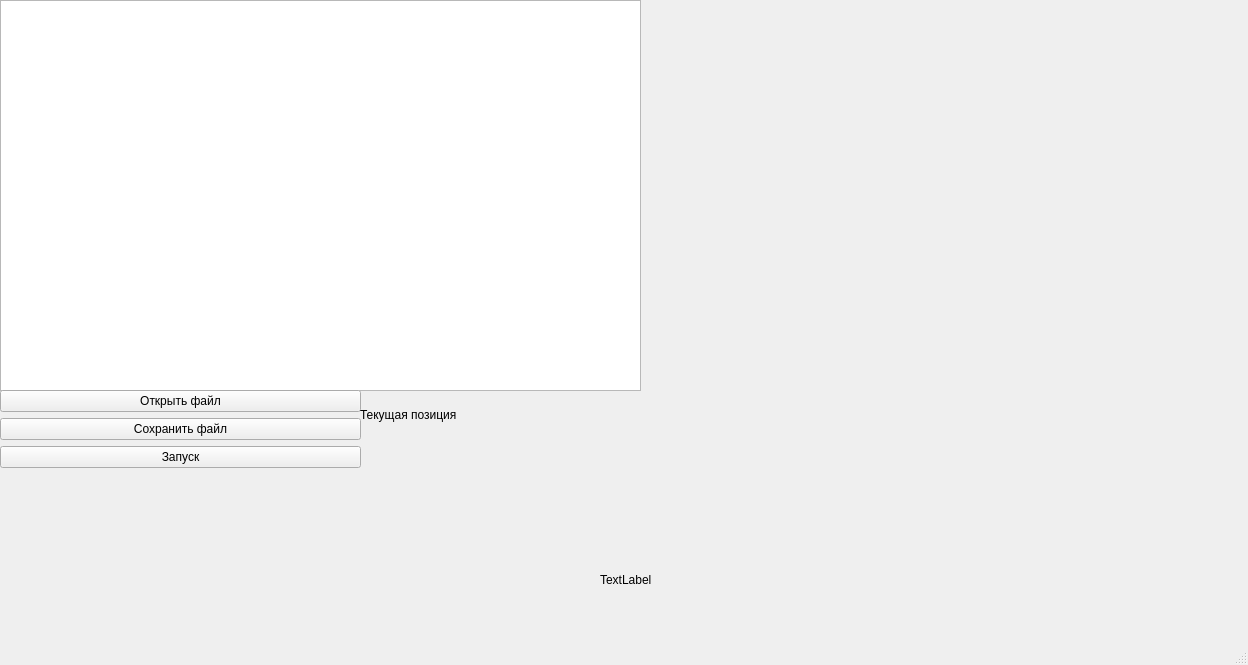
<?xml version="1.0" encoding="UTF-8"?>
<ui version="4.0">
 <class>MainWindow</class>
 <widget class="QMainWindow" name="MainWindow">
  <property name="geometry">
   <rect>
    <x>0</x>
    <y>0</y>
    <width>1248</width>
    <height>665</height>
   </rect>
  </property>
  <property name="palette">
   <palette>
    <active/>
    <inactive/>
    <disabled/>
   </palette>
  </property>
  <property name="windowTitle">
   <string>MainWindow</string>
  </property>
  <widget class="QWidget" name="centralwidget">
   <property name="palette">
    <palette>
     <active/>
     <inactive/>
     <disabled/>
    </palette>
   </property>
   <widget class="QTextEdit" name="textEdit">
    <property name="geometry">
     <rect>
      <x>0</x>
      <y>0</y>
      <width>641</width>
      <height>391</height>
     </rect>
    </property>
   </widget>
   <widget class="QWidget" name="layoutWidget">
    <property name="geometry">
     <rect>
      <x>0</x>
      <y>390</y>
      <width>361</width>
      <height>221</height>
     </rect>
    </property>
    <layout class="QVBoxLayout" name="verticalLayout">
     <item>
      <widget class="QPushButton" name="pushButton">
       <property name="text">
        <string>Открыть файл</string>
       </property>
      </widget>
     </item>
     <item>
      <widget class="QPushButton" name="pushButton_3">
       <property name="text">
        <string>Сохранить файл</string>
       </property>
      </widget>
     </item>
     <item>
      <widget class="QPushButton" name="pushButton_2">
       <property name="text">
        <string>Запуск</string>
       </property>
      </widget>
     </item>
     <item>
      <widget class="QLabel" name="label">
       <property name="text">
        <string/>
       </property>
       <property name="alignment">
        <set>Qt::AlignCenter</set>
       </property>
      </widget>
     </item>
    </layout>
   </widget>
   <widget class="QWidget" name="layoutWidget">
    <property name="geometry">
     <rect>
      <x>360</x>
      <y>390</y>
      <width>124</width>
      <height>105</height>
     </rect>
    </property>
    <layout class="QVBoxLayout" name="verticalLayout_2">
     <item>
      <widget class="QLabel" name="label_3">
       <property name="text">
        <string>Текущая позиция</string>
       </property>
      </widget>
     </item>
     <item>
      <widget class="QLabel" name="label_2">
       <property name="font">
        <font>
         <bold>true</bold>
        </font>
       </property>
       <property name="styleSheet">
        <string notr="true"/>
       </property>
       <property name="text">
        <string>&lt;html&gt;&lt;head/&gt;&lt;body&gt;&lt;p align=&quot;center&quot;&gt;&lt;span style=&quot; font-weight:400;&quot;&gt;&lt;br/&gt;&lt;/span&gt;&lt;/p&gt;&lt;/body&gt;&lt;/html&gt;</string>
       </property>
       <property name="alignment">
        <set>Qt::AlignCenter</set>
       </property>
      </widget>
     </item>
    </layout>
   </widget>
   <widget class="QLabel" name="label_4">
    <property name="geometry">
     <rect>
      <x>600</x>
      <y>570</y>
      <width>63</width>
      <height>20</height>
     </rect>
    </property>
    <property name="text">
     <string>TextLabel</string>
    </property>
   </widget>
  </widget>
  <widget class="QMenuBar" name="menubar">
   <property name="geometry">
    <rect>
     <x>0</x>
     <y>0</y>
     <width>1248</width>
     <height>25</height>
    </rect>
   </property>
  </widget>
  <widget class="QStatusBar" name="statusbar"/>
 </widget>
 <resources/>
 <connections/>
</ui>
